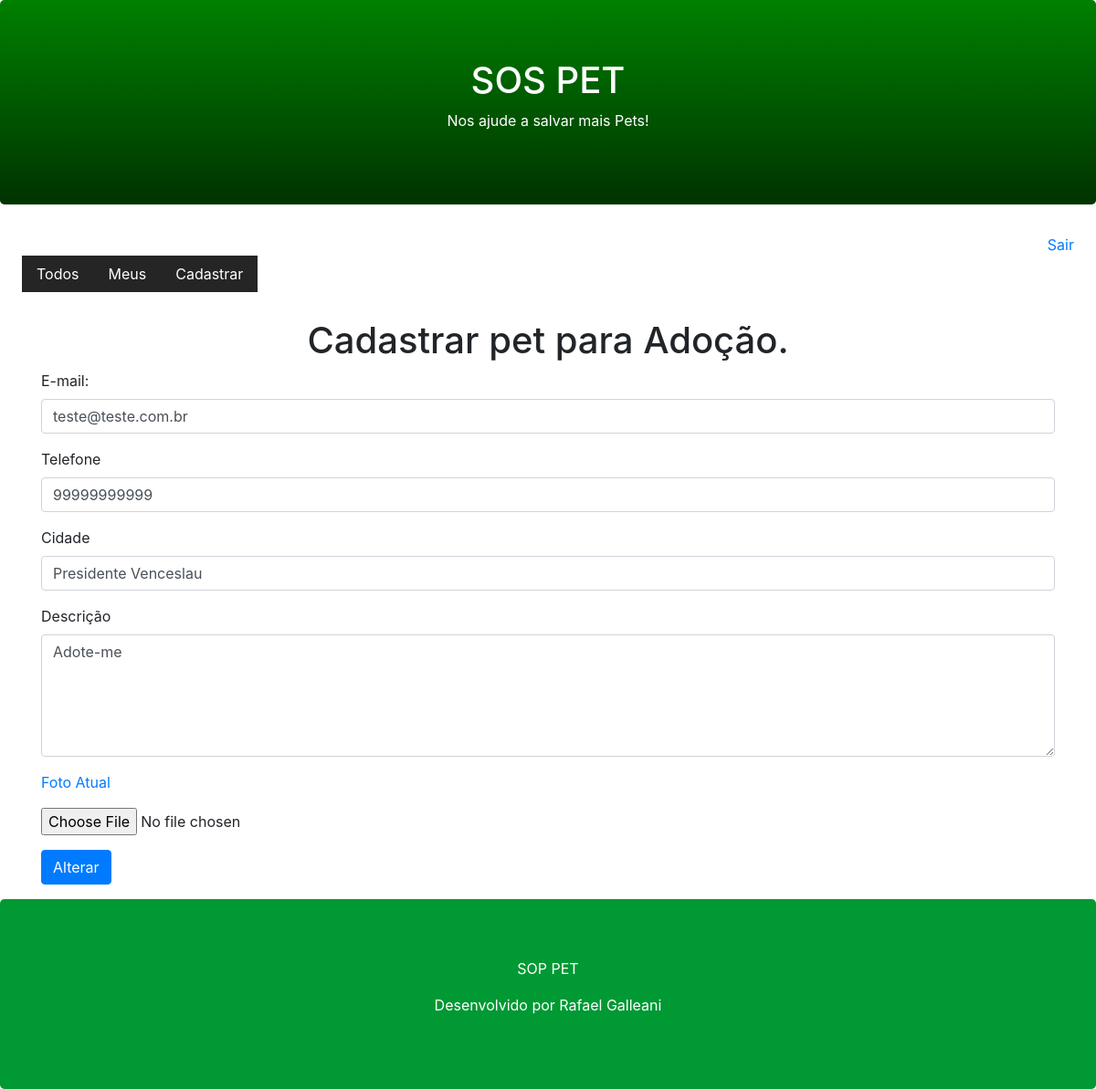
The app's page /pet/register/?id=2 (signed in), older data.
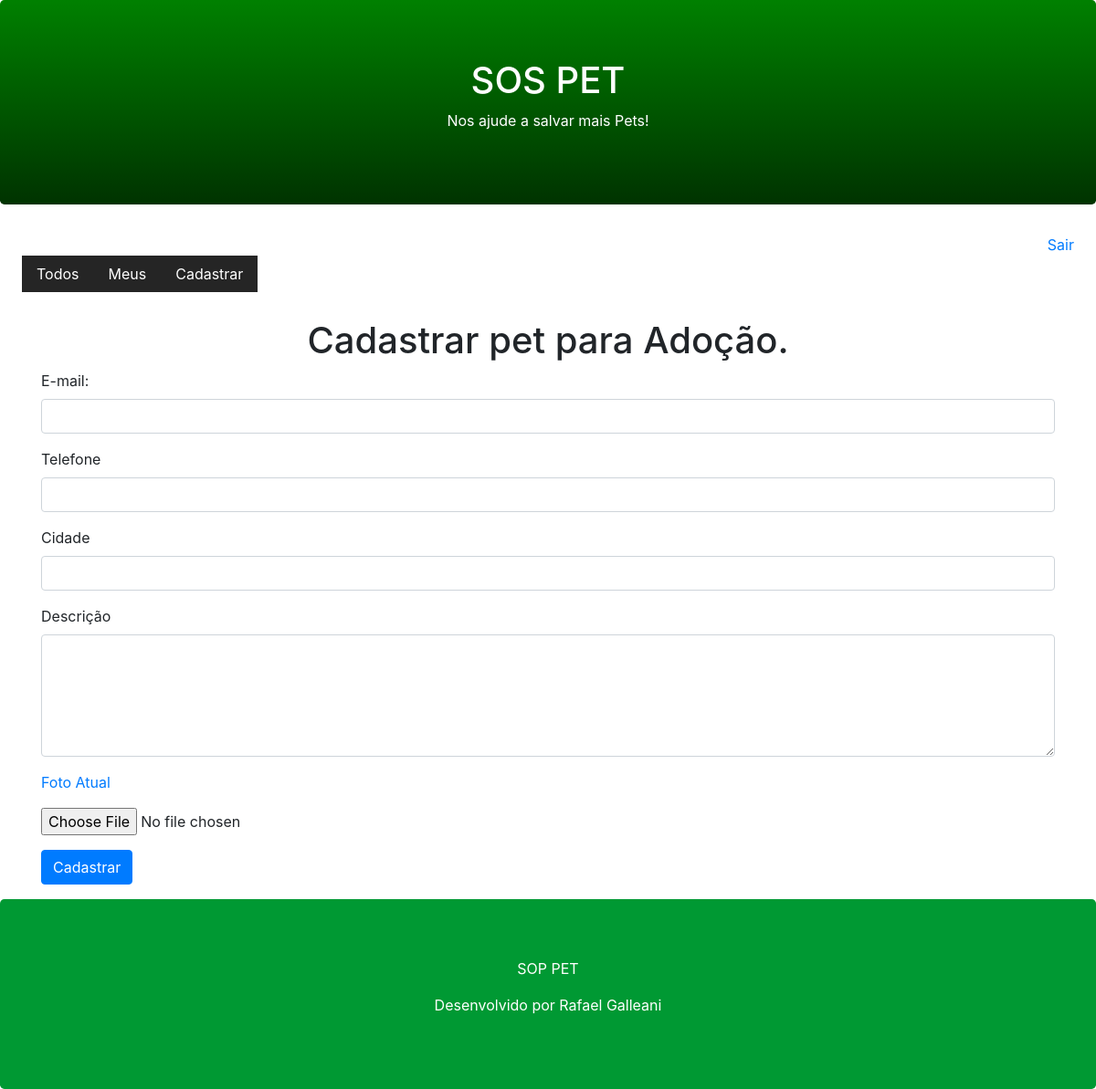
The same page, newer data.
### core/models.py (models this page shows, shortened)
class Pet(models.Model):
    city = models.CharField(max_length=100)#campo e o tipo e a quantidade de caracter.
    description = models.TextField()# para inserção de textos longos mas ha outros
    phone = models.CharField(max_length=11)
    email = models.EmailField()
    begin_date = models.DateTimeField(auto_now_add=True)# vair criar o horario que foi inserido os dados na tabela e incrementado automatico pelo auto
    photo = models.ImageField('pet') # no banco fica o caminho da foto por isso esse imagefield
    active = models.BooleanField(default=True)#desafio para acertar o modo sempre que for criado vai estar ativo.
    user = models.ForeignKey(User, on_delete=models.CASCADE)# pois o django ja cria a tabela de user e vou importar para saber qual usuario criou o pet.
    class Meta:
        db_table = 'pet'

### core/views.py (the view)
# urls.py: path('pet/register/', views.register_pet),
@login_required(login_url='/login/')
def register_pet(request):
    pet_id = request.GET.get('id')
    if pet_id:
        pet = Pet.objects.get(id=pet_id)
        if pet.user == request.user:
            return render(request, 'register-pet.html', {'pet':pet})
    return render(request, 'register-pet.html')

### templates/register-pet.html (shortened to what this page needs)
{% extends "model-page.html"%}
{% block content %}
    <h1 class="text-center">Cadastrar pet para Adoção.</h1>
    <form enctype="multipart/form-data" action="submit" method="POST">{% csrf_token %}
        <div class="container">
            <div class="form-group">
                <label for="email">E-mail: </label>
                <input class="form-control" name="email" type="text"  value="{{pet.email}}">
            </div>
            <div class="form-group">
                <label for="phone">Telefone</label>
                <input class="form-control" name="phone" type="text" value="{{pet.phone}}">
            </div>
            <div class="form-group">
                <label for="city" >Cidade</label>
                <input class="form-control" name="city" type="text" value="{{ pet.city}}">
            </div>
            <div class="form-group">
                <label for="description">Descrição</label>
                <textarea class="form-control" name="description" rows="5"  >{{ pet.description }}</textarea>
            </div>
            <div class="form-group">
                <p> <a href="/media/{{pet.photo}}" target="_blank" >Foto Atual</a></p>
                <input type="file" name="file" class="form-control-file-border" accept="image/*">
            </div>
               <button class="btn btn-primary" type="submit">
                {% if pet %}
                    Alterar
                {% else %}
                    Cadastrar
                {% endif %}
                </button>
        </form>
{% endblock %}

Row changes from the older to the newer data that the page shows:
no longer on this page (row edited): Pet: email "teste@teste.com.br", phone "99999999999", city "Presidente Venceslau", description "Adote-me"
Text that changed along with them:
text no longer shown: "Alterar"
text now shown: "Cadastrar"
